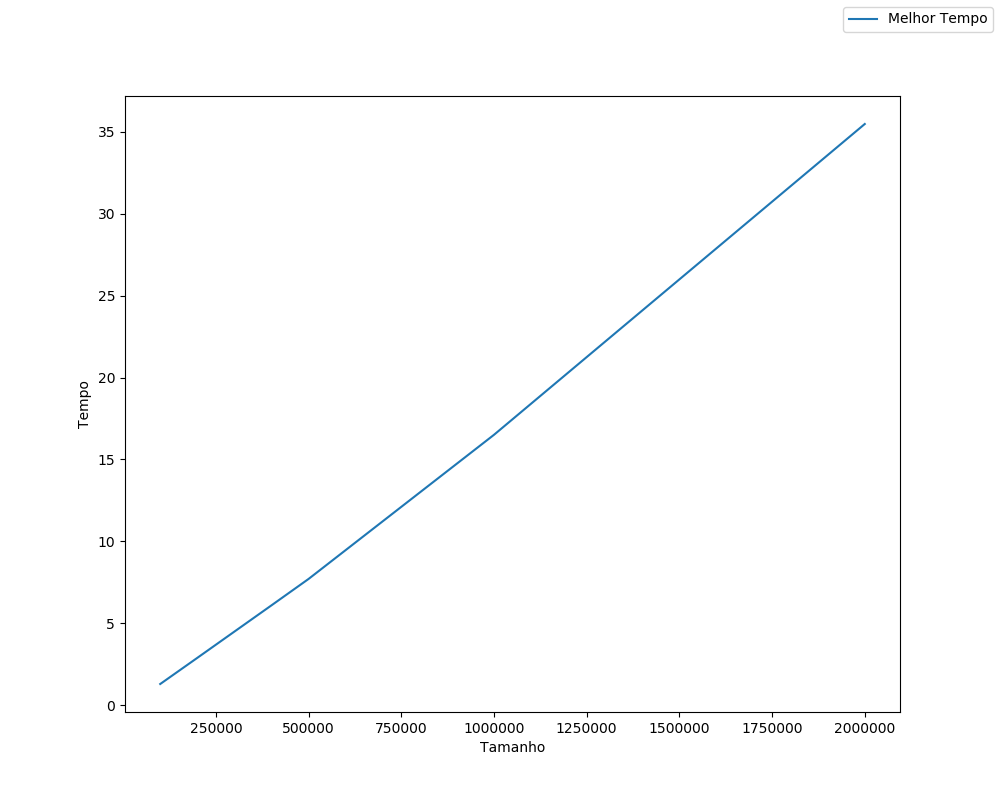

Write Python code to recreate this figure.
import timeit
from random import randint
import matplotlib.pyplot as plt
import sys
from random import shuffle

sys.setrecursionlimit(10 ** 6)


def desenhaGrafico(x, y, xl="Entradas", yl="Saidas", name="out"):
    fig = plt.figure(figsize=(10, 8))
    ax = fig.add_subplot(111)
    ax.plot(x, y, label="Melhor Tempo")
    ax.legend(bbox_to_anchor=(1, 1), bbox_transform=plt.gcf().transFigure)
    plt.ylabel(yl)
    plt.xlabel(xl)
    plt.savefig(name)


def geraLista(tam):
    lista = list(range(1, tam + 1))
    shuffle(lista)
    return lista


def heap(lista, n, i):
  maior = i
  es = 2 * i + 1
  di = 2 * i + 2
  if es < n and lista[i] < lista[es]:
    maior = es
  if di < n and lista[maior] < lista[di]:
    maior = di
  if maior != i:
    lista[i], lista[maior] = lista[maior],lista[i]
    heap(lista, n, maior)

def HSort(lista):
  n = len(lista)
  for i in range(n, -1, -1):
    heap(lista, n, i)
  for i in range(n-1, 0, -1):
    lista[i], lista[0] = lista[0], lista[i]
    heap(lista, i, 0)


size = [100000, 200000, 400000, 500000, 1000000, 2000000]
time = []

for s in size:
    lista = geraLista(s)
    time.append(timeit.timeit("HSort({})".format(lista),
                              setup="from __main__ import HSort", number=1))
    print(s)

desenhaGrafico(size, time, "Tamanho", "Tempo",
               "heapSort.png")